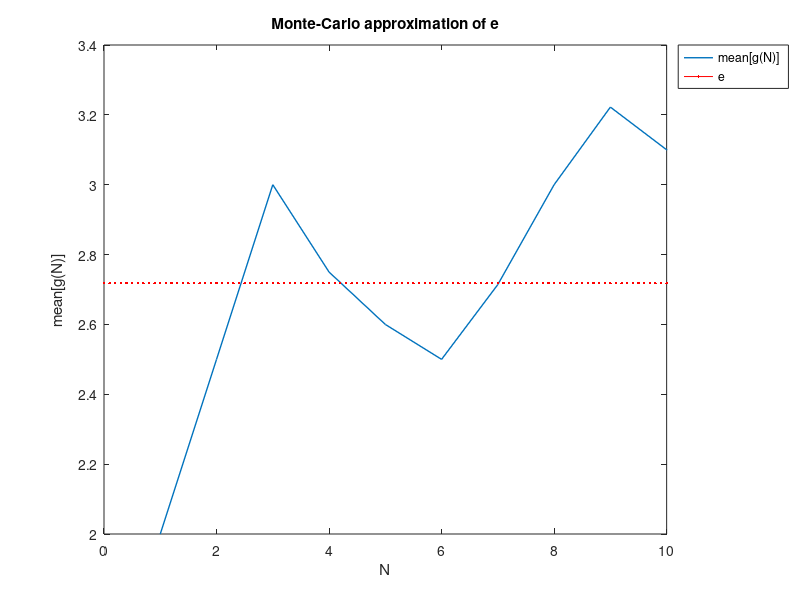
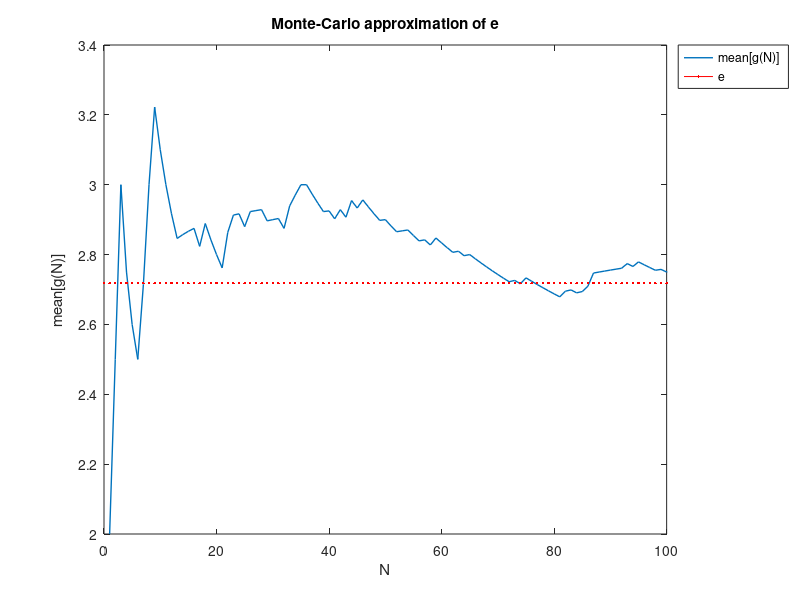
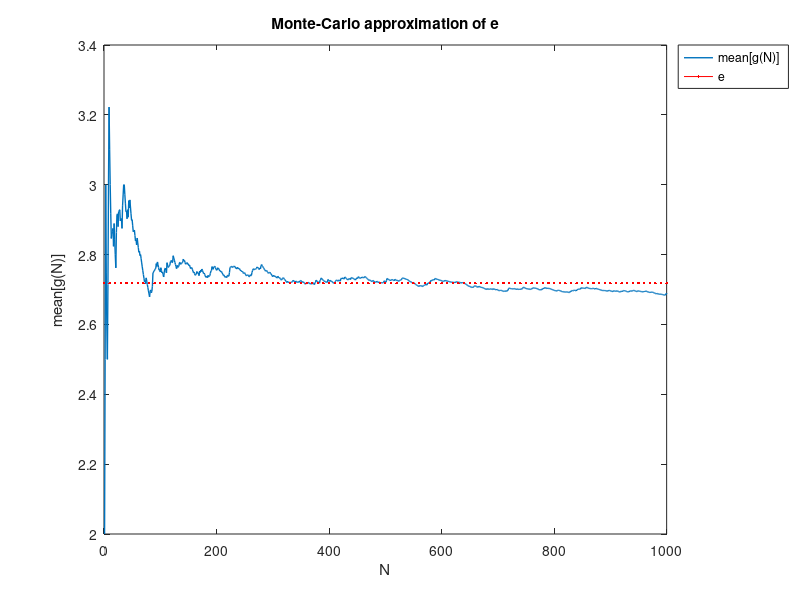
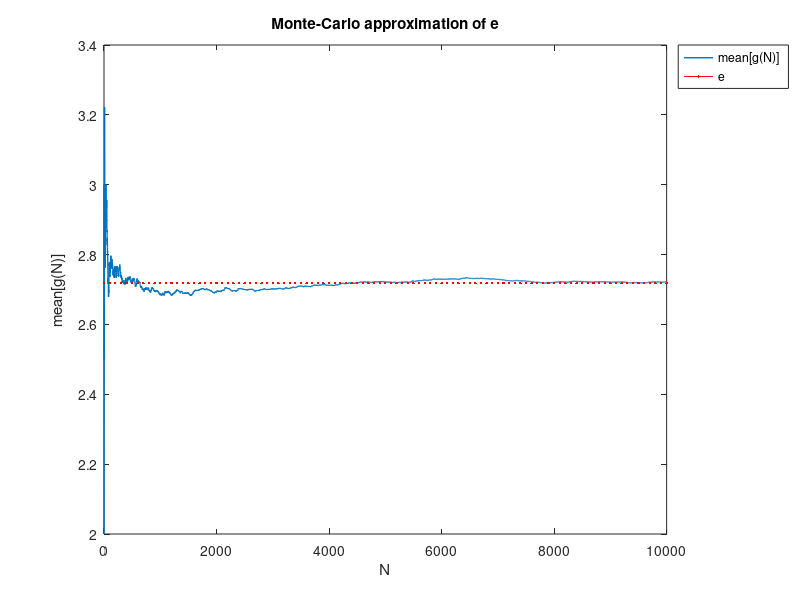

Here is the MATLAB script that generated these plots, in order:
N = 100000;
s = 0;
k = 0;
f = 0;
g = 0;

for i=1:N
  while s < 1
   s = s + rand;
   k = k + 1;
  end
  f(i) = k;
  g(i) = mean(f(1:i));
  s = 0;
  k = 0;
end

n = log10(N);
n = [1:n];
for i = 1:length(n)
n(i) = 10^(n(i));
end

for i=1:length(n)
h = figure();
plot(g, 'linewidth', 1);
xlim([0 n(i)]);
hold on;
plot(0:n(i)/100:n(i),e^1,"r", 'linewidth', 0.2);
xlabel("N");
ylabel(['{mean[g(N)]}' sprintf('\n')]);
legend('mean[g(N)]', 'e','location', 'northeastoutside')
title("Monte-Carlo approximation of e")
print(h, "-dpng", strcat(pwd, "/results/eApprox_", num2str(n(i)), ".png")) 
disp(g(n(i)));
end